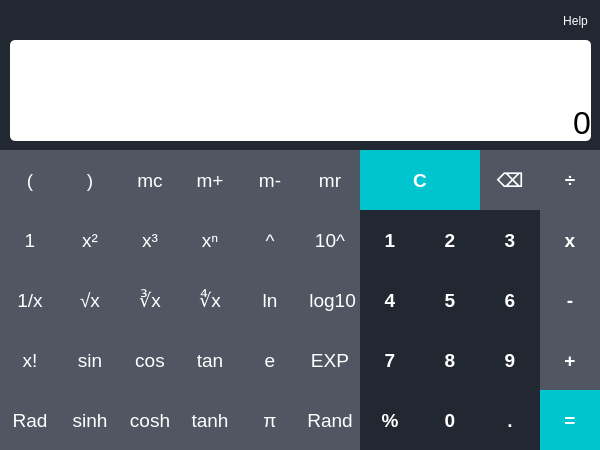
<?xml version="1.0" encoding="UTF-8"?>
<ui version="4.0">
 <class>Dialog</class>
 <widget class="QDialog" name="Dialog">
  <property name="geometry">
   <rect>
    <x>0</x>
    <y>0</y>
    <width>600</width>
    <height>450</height>
   </rect>
  </property>
  <property name="windowTitle">
   <string>Dialog</string>
  </property>
  <property name="styleSheet">
   <string notr="true">background-color:rgb(34, 40, 49);


</string>
  </property>
  <widget class="QPushButton" name="button_help">
   <property name="geometry">
    <rect>
     <x>550</x>
     <y>10</y>
     <width>51</width>
     <height>21</height>
    </rect>
   </property>
   <property name="styleSheet">
    <string notr="true">QPushButton{
color:rgb(255,255,255);
border-style:none
}

QPushButton:hover{
color:rgb(0,0,0);
background-color:rgb(149, 153, 160);
border-radius: 25px;

}</string>
   </property>
   <property name="text">
    <string>Help</string>
   </property>
  </widget>
  <widget class="QLabel" name="label">
   <property name="geometry">
    <rect>
     <x>10</x>
     <y>40</y>
     <width>581</width>
     <height>101</height>
    </rect>
   </property>
   <property name="font">
    <font>
     <family>Microsoft YaHei UI</family>
     <pointsize>24</pointsize>
    </font>
   </property>
   <property name="styleSheet">
    <string notr="true">background-color:rgb(255, 255, 255);
border-radius: 5px;</string>
   </property>
   <property name="text">
    <string>0</string>
   </property>
   <property name="alignment">
    <set>Qt::AlignBottom|Qt::AlignRight|Qt::AlignTrailing</set>
   </property>
  </widget>
  <widget class="QPushButton" name="button_number_one">
   <property name="geometry">
    <rect>
     <x>360</x>
     <y>210</y>
     <width>60</width>
     <height>60</height>
    </rect>
   </property>
   <property name="font">
    <font>
     <family>Microsoft YaHei UI</family>
     <pointsize>14</pointsize>
     <weight>75</weight>
     <bold>true</bold>
    </font>
   </property>
   <property name="styleSheet">
    <string notr="true">QPushButton{
color:rgb(255,255,255);
border-style:none
}

QPushButton:pressed{
color:rgb(0,0,0);
background-color:rgb(149, 153, 160);
}</string>
   </property>
   <property name="text">
    <string>1</string>
   </property>
  </widget>
  <widget class="QPushButton" name="button_logo">
   <property name="geometry">
    <rect>
     <x>10</x>
     <y>10</y>
     <width>31</width>
     <height>21</height>
    </rect>
   </property>
   <property name="styleSheet">
    <string notr="true">
QPushButton{
color:rgb(255,255,255);
border-style:none;
background-image:url(:/Logo/calculator_logo.png);
}

QPushButton:hover{
color:rgb(0,0,0);
background-color:rgb(141, 191, 41);
border-radius: 25px;

}</string>
   </property>
   <property name="text">
    <string/>
   </property>
  </widget>
  <widget class="QPushButton" name="button_number_one_2">
   <property name="geometry">
    <rect>
     <x>0</x>
     <y>150</y>
     <width>60</width>
     <height>60</height>
    </rect>
   </property>
   <property name="font">
    <font>
     <family>Microsoft YaHei UI</family>
     <pointsize>14</pointsize>
     <weight>50</weight>
     <bold>false</bold>
    </font>
   </property>
   <property name="styleSheet">
    <string notr="true">QPushButton{
color:rgb(255,255,255);
background-color:rgb(80, 87, 99);
border-style:none
}

QPushButton:pressed{
color:rgb(0,0,0);
background-color:rgb(149, 153, 160);
}</string>
   </property>
   <property name="text">
    <string>(</string>
   </property>
  </widget>
  <widget class="QPushButton" name="button_number_one_3">
   <property name="geometry">
    <rect>
     <x>60</x>
     <y>150</y>
     <width>60</width>
     <height>60</height>
    </rect>
   </property>
   <property name="font">
    <font>
     <family>Microsoft YaHei UI</family>
     <pointsize>14</pointsize>
     <weight>50</weight>
     <bold>false</bold>
    </font>
   </property>
   <property name="styleSheet">
    <string notr="true">QPushButton{
color:rgb(255,255,255);
background-color:rgb(80, 87, 99);
border-style:none
}

QPushButton:pressed{
color:rgb(0,0,0);
background-color:rgb(149, 153, 160);
}</string>
   </property>
   <property name="text">
    <string>)</string>
   </property>
  </widget>
  <widget class="QPushButton" name="button_number_one_4">
   <property name="geometry">
    <rect>
     <x>120</x>
     <y>150</y>
     <width>60</width>
     <height>60</height>
    </rect>
   </property>
   <property name="font">
    <font>
     <family>Microsoft YaHei UI</family>
     <pointsize>14</pointsize>
     <weight>50</weight>
     <bold>false</bold>
    </font>
   </property>
   <property name="styleSheet">
    <string notr="true">QPushButton{
color:rgb(255,255,255);
background-color:rgb(80, 87, 99);
border-style:none
}

QPushButton:pressed{
color:rgb(0,0,0);
background-color:rgb(149, 153, 160);
}</string>
   </property>
   <property name="text">
    <string>mc</string>
   </property>
  </widget>
  <widget class="QPushButton" name="button_number_one_5">
   <property name="geometry">
    <rect>
     <x>180</x>
     <y>150</y>
     <width>60</width>
     <height>60</height>
    </rect>
   </property>
   <property name="font">
    <font>
     <family>Microsoft YaHei UI</family>
     <pointsize>14</pointsize>
     <weight>50</weight>
     <bold>false</bold>
    </font>
   </property>
   <property name="styleSheet">
    <string notr="true">QPushButton{
color:rgb(255,255,255);
background-color:rgb(80, 87, 99);
border-style:none
}

QPushButton:pressed{
color:rgb(0,0,0);
background-color:rgb(149, 153, 160);
}</string>
   </property>
   <property name="text">
    <string>m+</string>
   </property>
  </widget>
  <widget class="QPushButton" name="button_number_one_6">
   <property name="geometry">
    <rect>
     <x>240</x>
     <y>150</y>
     <width>60</width>
     <height>60</height>
    </rect>
   </property>
   <property name="font">
    <font>
     <family>Microsoft YaHei UI</family>
     <pointsize>14</pointsize>
     <weight>50</weight>
     <bold>false</bold>
    </font>
   </property>
   <property name="styleSheet">
    <string notr="true">QPushButton{
color:rgb(255,255,255);
background-color:rgb(80, 87, 99);
border-style:none
}

QPushButton:pressed{
color:rgb(0,0,0);
background-color:rgb(149, 153, 160);
}</string>
   </property>
   <property name="text">
    <string>m-</string>
   </property>
  </widget>
  <widget class="QPushButton" name="button_number_one_8">
   <property name="geometry">
    <rect>
     <x>300</x>
     <y>150</y>
     <width>60</width>
     <height>60</height>
    </rect>
   </property>
   <property name="font">
    <font>
     <family>Microsoft YaHei UI</family>
     <pointsize>14</pointsize>
     <weight>50</weight>
     <bold>false</bold>
    </font>
   </property>
   <property name="styleSheet">
    <string notr="true">QPushButton{
color:rgb(255,255,255);
background-color:rgb(80, 87, 99);
border-style:none
}

QPushButton:pressed{
color:rgb(0,0,0);
background-color:rgb(149, 153, 160);
}</string>
   </property>
   <property name="text">
    <string>mr</string>
   </property>
  </widget>
  <widget class="QPushButton" name="button_number_one_9">
   <property name="geometry">
    <rect>
     <x>540</x>
     <y>150</y>
     <width>60</width>
     <height>60</height>
    </rect>
   </property>
   <property name="font">
    <font>
     <family>Microsoft YaHei UI</family>
     <pointsize>14</pointsize>
     <weight>75</weight>
     <bold>true</bold>
    </font>
   </property>
   <property name="styleSheet">
    <string notr="true">QPushButton{
color:rgb(255,255,255);
background-color:rgb(80, 87, 99);
border-style:none
}

QPushButton:pressed{
color:rgb(0,0,0);
background-color:rgb(149, 153, 160);
}</string>
   </property>
   <property name="text">
    <string>÷</string>
   </property>
  </widget>
  <widget class="QPushButton" name="button_number_one_10">
   <property name="geometry">
    <rect>
     <x>360</x>
     <y>150</y>
     <width>120</width>
     <height>60</height>
    </rect>
   </property>
   <property name="font">
    <font>
     <family>Microsoft YaHei UI</family>
     <pointsize>14</pointsize>
     <weight>75</weight>
     <bold>true</bold>
    </font>
   </property>
   <property name="styleSheet">
    <string notr="true">QPushButton{
color:rgb(255,255,255);
background-color:rgb(0, 196, 206);
border-style:none
}

QPushButton:pressed{
color:rgb(0,0,0);
background-color:rgb(107, 233, 239);
}</string>
   </property>
   <property name="text">
    <string>C</string>
   </property>
  </widget>
  <widget class="QPushButton" name="button_number_one_11">
   <property name="geometry">
    <rect>
     <x>480</x>
     <y>150</y>
     <width>60</width>
     <height>60</height>
    </rect>
   </property>
   <property name="font">
    <font>
     <family>Microsoft YaHei UI</family>
     <pointsize>14</pointsize>
     <weight>75</weight>
     <bold>true</bold>
    </font>
   </property>
   <property name="styleSheet">
    <string notr="true">QPushButton{
color:rgb(255,255,255);
background-color:rgb(80, 87, 99);
border-style:none
}

QPushButton:pressed{
color:rgb(0,0,0);
background-color:rgb(149, 153, 160);
}</string>
   </property>
   <property name="text">
    <string>⌫</string>
   </property>
  </widget>
  <widget class="QPushButton" name="button_number_one_12">
   <property name="geometry">
    <rect>
     <x>120</x>
     <y>210</y>
     <width>60</width>
     <height>60</height>
    </rect>
   </property>
   <property name="font">
    <font>
     <family>Microsoft YaHei UI</family>
     <pointsize>14</pointsize>
     <weight>50</weight>
     <bold>false</bold>
    </font>
   </property>
   <property name="styleSheet">
    <string notr="true">QPushButton{
color:rgb(255,255,255);
background-color:rgb(80, 87, 99);
border-style:none
}

QPushButton:pressed{
color:rgb(0,0,0);
background-color:rgb(149, 153, 160);
}</string>
   </property>
   <property name="text">
    <string>x³</string>
   </property>
  </widget>
  <widget class="QPushButton" name="button_number_one_13">
   <property name="geometry">
    <rect>
     <x>0</x>
     <y>210</y>
     <width>60</width>
     <height>60</height>
    </rect>
   </property>
   <property name="font">
    <font>
     <family>Microsoft YaHei UI</family>
     <pointsize>14</pointsize>
     <weight>50</weight>
     <bold>false</bold>
    </font>
   </property>
   <property name="styleSheet">
    <string notr="true">QPushButton{
color:rgb(255,255,255);
background-color:rgb(80, 87, 99);
border-style:none
}

QPushButton:pressed{
color:rgb(0,0,0);
background-color:rgb(149, 153, 160);
}</string>
   </property>
   <property name="text">
    <string>1</string>
   </property>
  </widget>
  <widget class="QPushButton" name="button_number_one_14">
   <property name="geometry">
    <rect>
     <x>240</x>
     <y>210</y>
     <width>60</width>
     <height>60</height>
    </rect>
   </property>
   <property name="font">
    <font>
     <family>Microsoft YaHei UI</family>
     <pointsize>14</pointsize>
     <weight>50</weight>
     <bold>false</bold>
    </font>
   </property>
   <property name="styleSheet">
    <string notr="true">QPushButton{
color:rgb(255,255,255);
background-color:rgb(80, 87, 99);
border-style:none
}

QPushButton:pressed{
color:rgb(0,0,0);
background-color:rgb(149, 153, 160);
}</string>
   </property>
   <property name="text">
    <string>^</string>
   </property>
  </widget>
  <widget class="QPushButton" name="button_number_one_15">
   <property name="geometry">
    <rect>
     <x>300</x>
     <y>210</y>
     <width>60</width>
     <height>60</height>
    </rect>
   </property>
   <property name="font">
    <font>
     <family>Microsoft YaHei UI</family>
     <pointsize>14</pointsize>
     <weight>50</weight>
     <bold>false</bold>
    </font>
   </property>
   <property name="styleSheet">
    <string notr="true">QPushButton{
color:rgb(255,255,255);
background-color:rgb(80, 87, 99);
border-style:none
}

QPushButton:pressed{
color:rgb(0,0,0);
background-color:rgb(149, 153, 160);
}</string>
   </property>
   <property name="text">
    <string>10^</string>
   </property>
  </widget>
  <widget class="QPushButton" name="button_number_one_16">
   <property name="geometry">
    <rect>
     <x>60</x>
     <y>210</y>
     <width>60</width>
     <height>60</height>
    </rect>
   </property>
   <property name="font">
    <font>
     <family>Microsoft YaHei UI</family>
     <pointsize>14</pointsize>
     <weight>50</weight>
     <bold>false</bold>
    </font>
   </property>
   <property name="styleSheet">
    <string notr="true">QPushButton{
color:rgb(255,255,255);
background-color:rgb(80, 87, 99);
border-style:none
}

QPushButton:pressed{
color:rgb(0,0,0);
background-color:rgb(149, 153, 160);
}</string>
   </property>
   <property name="text">
    <string>x²</string>
   </property>
  </widget>
  <widget class="QPushButton" name="button_number_one_17">
   <property name="geometry">
    <rect>
     <x>180</x>
     <y>210</y>
     <width>60</width>
     <height>60</height>
    </rect>
   </property>
   <property name="font">
    <font>
     <family>Microsoft YaHei UI</family>
     <pointsize>14</pointsize>
     <weight>50</weight>
     <bold>false</bold>
    </font>
   </property>
   <property name="styleSheet">
    <string notr="true">QPushButton{
color:rgb(255,255,255);
background-color:rgb(80, 87, 99);
border-style:none
}

QPushButton:pressed{
color:rgb(0,0,0);
background-color:rgb(149, 153, 160);
}</string>
   </property>
   <property name="text">
    <string>xⁿ</string>
   </property>
  </widget>
  <widget class="QPushButton" name="button_number_one_18">
   <property name="geometry">
    <rect>
     <x>120</x>
     <y>270</y>
     <width>60</width>
     <height>60</height>
    </rect>
   </property>
   <property name="font">
    <font>
     <family>Microsoft YaHei UI</family>
     <pointsize>14</pointsize>
     <weight>50</weight>
     <bold>false</bold>
    </font>
   </property>
   <property name="styleSheet">
    <string notr="true">QPushButton{
color:rgb(255,255,255);
background-color:rgb(80, 87, 99);
border-style:none
}

QPushButton:pressed{
color:rgb(0,0,0);
background-color:rgb(149, 153, 160);
}</string>
   </property>
   <property name="text">
    <string>∛x</string>
   </property>
  </widget>
  <widget class="QPushButton" name="button_number_one_19">
   <property name="geometry">
    <rect>
     <x>0</x>
     <y>270</y>
     <width>60</width>
     <height>60</height>
    </rect>
   </property>
   <property name="font">
    <font>
     <family>Microsoft YaHei UI</family>
     <pointsize>14</pointsize>
     <weight>50</weight>
     <bold>false</bold>
    </font>
   </property>
   <property name="styleSheet">
    <string notr="true">QPushButton{
color:rgb(255,255,255);
background-color:rgb(80, 87, 99);
border-style:none
}

QPushButton:pressed{
color:rgb(0,0,0);
background-color:rgb(149, 153, 160);
}</string>
   </property>
   <property name="text">
    <string>1/x</string>
   </property>
  </widget>
  <widget class="QPushButton" name="button_number_one_20">
   <property name="geometry">
    <rect>
     <x>240</x>
     <y>270</y>
     <width>60</width>
     <height>60</height>
    </rect>
   </property>
   <property name="font">
    <font>
     <family>Microsoft YaHei UI</family>
     <pointsize>14</pointsize>
     <weight>50</weight>
     <bold>false</bold>
    </font>
   </property>
   <property name="styleSheet">
    <string notr="true">QPushButton{
color:rgb(255,255,255);
background-color:rgb(80, 87, 99);
border-style:none
}

QPushButton:pressed{
color:rgb(0,0,0);
background-color:rgb(149, 153, 160);
}</string>
   </property>
   <property name="text">
    <string>ln</string>
   </property>
  </widget>
  <widget class="QPushButton" name="button_number_one_21">
   <property name="geometry">
    <rect>
     <x>300</x>
     <y>270</y>
     <width>60</width>
     <height>60</height>
    </rect>
   </property>
   <property name="font">
    <font>
     <family>Microsoft YaHei UI</family>
     <pointsize>14</pointsize>
     <weight>50</weight>
     <bold>false</bold>
    </font>
   </property>
   <property name="styleSheet">
    <string notr="true">QPushButton{
color:rgb(255,255,255);
background-color:rgb(80, 87, 99);
border-style:none
}

QPushButton:pressed{
color:rgb(0,0,0);
background-color:rgb(149, 153, 160);
}</string>
   </property>
   <property name="text">
    <string> log10</string>
   </property>
  </widget>
  <widget class="QPushButton" name="button_number_one_22">
   <property name="geometry">
    <rect>
     <x>60</x>
     <y>270</y>
     <width>60</width>
     <height>60</height>
    </rect>
   </property>
   <property name="font">
    <font>
     <family>Microsoft YaHei UI</family>
     <pointsize>14</pointsize>
     <weight>50</weight>
     <bold>false</bold>
    </font>
   </property>
   <property name="styleSheet">
    <string notr="true">QPushButton{
color:rgb(255,255,255);
background-color:rgb(80, 87, 99);
border-style:none
}

QPushButton:pressed{
color:rgb(0,0,0);
background-color:rgb(149, 153, 160);
}</string>
   </property>
   <property name="text">
    <string>√x</string>
   </property>
  </widget>
  <widget class="QPushButton" name="button_number_one_23">
   <property name="geometry">
    <rect>
     <x>180</x>
     <y>270</y>
     <width>60</width>
     <height>60</height>
    </rect>
   </property>
   <property name="font">
    <font>
     <family>Microsoft YaHei UI</family>
     <pointsize>14</pointsize>
     <weight>50</weight>
     <bold>false</bold>
    </font>
   </property>
   <property name="styleSheet">
    <string notr="true">QPushButton{
color:rgb(255,255,255);
background-color:rgb(80, 87, 99);
border-style:none
}

QPushButton:pressed{
color:rgb(0,0,0);
background-color:rgb(149, 153, 160);
}</string>
   </property>
   <property name="text">
    <string>∜x</string>
   </property>
  </widget>
  <widget class="QPushButton" name="button_number_one_24">
   <property name="geometry">
    <rect>
     <x>120</x>
     <y>330</y>
     <width>60</width>
     <height>60</height>
    </rect>
   </property>
   <property name="font">
    <font>
     <family>Microsoft YaHei UI</family>
     <pointsize>14</pointsize>
     <weight>50</weight>
     <bold>false</bold>
    </font>
   </property>
   <property name="styleSheet">
    <string notr="true">QPushButton{
color:rgb(255,255,255);
background-color:rgb(80, 87, 99);
border-style:none
}

QPushButton:pressed{
color:rgb(0,0,0);
background-color:rgb(149, 153, 160);
}</string>
   </property>
   <property name="text">
    <string>cos</string>
   </property>
  </widget>
  <widget class="QPushButton" name="button_number_one_25">
   <property name="geometry">
    <rect>
     <x>0</x>
     <y>330</y>
     <width>60</width>
     <height>60</height>
    </rect>
   </property>
   <property name="font">
    <font>
     <family>Microsoft YaHei UI</family>
     <pointsize>14</pointsize>
     <weight>50</weight>
     <bold>false</bold>
    </font>
   </property>
   <property name="styleSheet">
    <string notr="true">QPushButton{
color:rgb(255,255,255);
background-color:rgb(80, 87, 99);
border-style:none
}

QPushButton:pressed{
color:rgb(0,0,0);
background-color:rgb(149, 153, 160);
}</string>
   </property>
   <property name="text">
    <string>x!</string>
   </property>
  </widget>
  <widget class="QPushButton" name="button_number_one_26">
   <property name="geometry">
    <rect>
     <x>240</x>
     <y>330</y>
     <width>60</width>
     <height>60</height>
    </rect>
   </property>
   <property name="font">
    <font>
     <family>Microsoft YaHei UI</family>
     <pointsize>14</pointsize>
     <weight>50</weight>
     <bold>false</bold>
    </font>
   </property>
   <property name="styleSheet">
    <string notr="true">QPushButton{
color:rgb(255,255,255);
background-color:rgb(80, 87, 99);
border-style:none
}

QPushButton:pressed{
color:rgb(0,0,0);
background-color:rgb(149, 153, 160);
}</string>
   </property>
   <property name="text">
    <string>e</string>
   </property>
  </widget>
  <widget class="QPushButton" name="button_number_one_27">
   <property name="geometry">
    <rect>
     <x>300</x>
     <y>330</y>
     <width>60</width>
     <height>60</height>
    </rect>
   </property>
   <property name="font">
    <font>
     <family>Microsoft YaHei UI</family>
     <pointsize>14</pointsize>
     <weight>50</weight>
     <bold>false</bold>
    </font>
   </property>
   <property name="styleSheet">
    <string notr="true">QPushButton{
color:rgb(255,255,255);
background-color:rgb(80, 87, 99);
border-style:none
}

QPushButton:pressed{
color:rgb(0,0,0);
background-color:rgb(149, 153, 160);
}</string>
   </property>
   <property name="text">
    <string>EXP</string>
   </property>
  </widget>
  <widget class="QPushButton" name="button_number_one_28">
   <property name="geometry">
    <rect>
     <x>60</x>
     <y>330</y>
     <width>60</width>
     <height>60</height>
    </rect>
   </property>
   <property name="font">
    <font>
     <family>Microsoft YaHei UI</family>
     <pointsize>14</pointsize>
     <weight>50</weight>
     <bold>false</bold>
    </font>
   </property>
   <property name="styleSheet">
    <string notr="true">QPushButton{
color:rgb(255,255,255);
background-color:rgb(80, 87, 99);
border-style:none
}

QPushButton:pressed{
color:rgb(0,0,0);
background-color:rgb(149, 153, 160);
}</string>
   </property>
   <property name="text">
    <string>sin</string>
   </property>
  </widget>
  <widget class="QPushButton" name="button_number_one_29">
   <property name="geometry">
    <rect>
     <x>180</x>
     <y>330</y>
     <width>60</width>
     <height>60</height>
    </rect>
   </property>
   <property name="font">
    <font>
     <family>Microsoft YaHei UI</family>
     <pointsize>14</pointsize>
     <weight>50</weight>
     <bold>false</bold>
    </font>
   </property>
   <property name="styleSheet">
    <string notr="true">QPushButton{
color:rgb(255,255,255);
background-color:rgb(80, 87, 99);
border-style:none
}

QPushButton:pressed{
color:rgb(0,0,0);
background-color:rgb(149, 153, 160);
}</string>
   </property>
   <property name="text">
    <string>tan</string>
   </property>
  </widget>
  <widget class="QPushButton" name="button_number_one_30">
   <property name="geometry">
    <rect>
     <x>120</x>
     <y>390</y>
     <width>60</width>
     <height>60</height>
    </rect>
   </property>
   <property name="font">
    <font>
     <family>Microsoft YaHei UI</family>
     <pointsize>14</pointsize>
     <weight>50</weight>
     <bold>false</bold>
    </font>
   </property>
   <property name="styleSheet">
    <string notr="true">QPushButton{
color:rgb(255,255,255);
background-color:rgb(80, 87, 99);
border-style:none
}

QPushButton:pressed{
color:rgb(0,0,0);
background-color:rgb(149, 153, 160);
}</string>
   </property>
   <property name="text">
    <string>cosh</string>
   </property>
  </widget>
  <widget class="QPushButton" name="button_number_one_31">
   <property name="geometry">
    <rect>
     <x>0</x>
     <y>390</y>
     <width>60</width>
     <height>60</height>
    </rect>
   </property>
   <property name="font">
    <font>
     <family>Microsoft YaHei UI</family>
     <pointsize>14</pointsize>
     <weight>50</weight>
     <bold>false</bold>
    </font>
   </property>
   <property name="styleSheet">
    <string notr="true">QPushButton{
color:rgb(255,255,255);
background-color:rgb(80, 87, 99);
border-style:none
}

QPushButton:pressed{
color:rgb(0,0,0);
background-color:rgb(149, 153, 160);
}</string>
   </property>
   <property name="text">
    <string>Rad</string>
   </property>
  </widget>
  <widget class="QPushButton" name="button_number_one_32">
   <property name="geometry">
    <rect>
     <x>240</x>
     <y>390</y>
     <width>60</width>
     <height>60</height>
    </rect>
   </property>
   <property name="font">
    <font>
     <family>Microsoft YaHei UI</family>
     <pointsize>14</pointsize>
     <weight>50</weight>
     <bold>false</bold>
    </font>
   </property>
   <property name="styleSheet">
    <string notr="true">QPushButton{
color:rgb(255,255,255);
background-color:rgb(80, 87, 99);
border-style:none
}

QPushButton:pressed{
color:rgb(0,0,0);
background-color:rgb(149, 153, 160);
}</string>
   </property>
   <property name="text">
    <string>π</string>
   </property>
  </widget>
  <widget class="QPushButton" name="button_number_one_33">
   <property name="geometry">
    <rect>
     <x>300</x>
     <y>390</y>
     <width>60</width>
     <height>60</height>
    </rect>
   </property>
   <property name="font">
    <font>
     <family>Microsoft YaHei UI</family>
     <pointsize>14</pointsize>
     <weight>50</weight>
     <bold>false</bold>
    </font>
   </property>
   <property name="styleSheet">
    <string notr="true">QPushButton{
color:rgb(255,255,255);
background-color:rgb(80, 87, 99);
border-style:none
}

QPushButton:pressed{
color:rgb(0,0,0);
background-color:rgb(149, 153, 160);
}</string>
   </property>
   <property name="text">
    <string>Rand</string>
   </property>
  </widget>
  <widget class="QPushButton" name="button_number_one_34">
   <property name="geometry">
    <rect>
     <x>60</x>
     <y>390</y>
     <width>60</width>
     <height>60</height>
    </rect>
   </property>
   <property name="font">
    <font>
     <family>Microsoft YaHei UI</family>
     <pointsize>14</pointsize>
     <weight>50</weight>
     <bold>false</bold>
    </font>
   </property>
   <property name="styleSheet">
    <string notr="true">QPushButton{
color:rgb(255,255,255);
background-color:rgb(80, 87, 99);
border-style:none
}

QPushButton:pressed{
color:rgb(0,0,0);
background-color:rgb(149, 153, 160);
}</string>
   </property>
   <property name="text">
    <string>sinh</string>
   </property>
  </widget>
  <widget class="QPushButton" name="button_number_one_35">
   <property name="geometry">
    <rect>
     <x>180</x>
     <y>390</y>
     <width>60</width>
     <height>60</height>
    </rect>
   </property>
   <property name="font">
    <font>
     <family>Microsoft YaHei UI</family>
     <pointsize>14</pointsize>
     <weight>50</weight>
     <bold>false</bold>
    </font>
   </property>
   <property name="styleSheet">
    <string notr="true">QPushButton{
color:rgb(255,255,255);
background-color:rgb(80, 87, 99);
border-style:none
}

QPushButton:pressed{
color:rgb(0,0,0);
background-color:rgb(149, 153, 160);
}</string>
   </property>
   <property name="text">
    <string>tanh</string>
   </property>
  </widget>
  <widget class="QPushButton" name="button_number_one_36">
   <property name="geometry">
    <rect>
     <x>420</x>
     <y>210</y>
     <width>60</width>
     <height>60</height>
    </rect>
   </property>
   <property name="font">
    <font>
     <family>Microsoft YaHei UI</family>
     <pointsize>14</pointsize>
     <weight>75</weight>
     <bold>true</bold>
    </font>
   </property>
   <property name="styleSheet">
    <string notr="true">QPushButton{
color:rgb(255,255,255);
border-style:none
}

QPushButton:pressed{
color:rgb(0,0,0);
background-color:rgb(149, 153, 160);
}</string>
   </property>
   <property name="text">
    <string>2</string>
   </property>
  </widget>
  <widget class="QPushButton" name="button_number_one_37">
   <property name="geometry">
    <rect>
     <x>480</x>
     <y>210</y>
     <width>60</width>
     <height>60</height>
    </rect>
   </property>
   <property name="font">
    <font>
     <family>Microsoft YaHei UI</family>
     <pointsize>14</pointsize>
     <weight>75</weight>
     <bold>true</bold>
    </font>
   </property>
   <property name="styleSheet">
    <string notr="true">QPushButton{
color:rgb(255,255,255);
border-style:none
}

QPushButton:pressed{
color:rgb(0,0,0);
background-color:rgb(149, 153, 160);
}</string>
   </property>
   <property name="text">
    <string>3</string>
   </property>
  </widget>
  <widget class="QPushButton" name="button_number_one_38">
   <property name="geometry">
    <rect>
     <x>420</x>
     <y>270</y>
     <width>60</width>
     <height>60</height>
    </rect>
   </property>
   <property name="font">
    <font>
     <family>Microsoft YaHei UI</family>
     <pointsize>14</pointsize>
     <weight>75</weight>
     <bold>true</bold>
    </font>
   </property>
   <property name="styleSheet">
    <string notr="true">QPushButton{
color:rgb(255,255,255);
border-style:none
}

QPushButton:pressed{
color:rgb(0,0,0);
background-color:rgb(149, 153, 160);
}</string>
   </property>
   <property name="text">
    <string>5</string>
   </property>
  </widget>
  <widget class="QPushButton" name="button_number_one_39">
   <property name="geometry">
    <rect>
     <x>360</x>
     <y>270</y>
     <width>60</width>
     <height>60</height>
    </rect>
   </property>
   <property name="font">
    <font>
     <family>Microsoft YaHei UI</family>
     <pointsize>14</pointsize>
     <weight>75</weight>
     <bold>true</bold>
    </font>
   </property>
   <property name="styleSheet">
    <string notr="true">QPushButton{
color:rgb(255,255,255);
border-style:none
}

QPushButton:pressed{
color:rgb(0,0,0);
background-color:rgb(149, 153, 160);
}</string>
   </property>
   <property name="text">
    <string>4</string>
   </property>
  </widget>
  <widget class="QPushButton" name="button_number_one_40">
   <property name="geometry">
    <rect>
     <x>480</x>
     <y>270</y>
     <width>60</width>
     <height>60</height>
    </rect>
   </property>
   <property name="font">
    <font>
     <family>Microsoft YaHei UI</family>
     <pointsize>14</pointsize>
     <weight>75</weight>
     <bold>true</bold>
    </font>
   </property>
   <property name="styleSheet">
    <string notr="true">QPushButton{
color:rgb(255,255,255);
border-style:none
}

QPushButton:pressed{
color:rgb(0,0,0);
background-color:rgb(149, 153, 160);
}</string>
   </property>
   <property name="text">
    <string>6</string>
   </property>
  </widget>
  <widget class="QPushButton" name="button_number_one_41">
   <property name="geometry">
    <rect>
     <x>420</x>
     <y>330</y>
     <width>60</width>
     <height>60</height>
    </rect>
   </property>
   <property name="font">
    <font>
     <family>Microsoft YaHei UI</family>
     <pointsize>14</pointsize>
     <weight>75</weight>
     <bold>true</bold>
    </font>
   </property>
   <property name="styleSheet">
    <string notr="true">QPushButton{
color:rgb(255,255,255);
border-style:none
}

QPushButton:pressed{
color:rgb(0,0,0);
background-color:rgb(149, 153, 160);
}</string>
   </property>
   <property name="text">
    <string>8</string>
   </property>
  </widget>
  <widget class="QPushButton" name="button_number_one_42">
   <property name="geometry">
    <rect>
     <x>360</x>
     <y>330</y>
     <width>60</width>
     <height>60</height>
    </rect>
   </property>
   <property name="font">
    <font>
     <family>Microsoft YaHei UI</family>
     <pointsize>14</pointsize>
     <weight>75</weight>
     <bold>true</bold>
    </font>
   </property>
   <property name="styleSheet">
    <string notr="true">QPushButton{
color:rgb(255,255,255);
border-style:none
}

QPushButton:pressed{
color:rgb(0,0,0);
background-color:rgb(149, 153, 160);
}</string>
   </property>
   <property name="text">
    <string>7</string>
   </property>
  </widget>
  <widget class="QPushButton" name="button_number_one_43">
   <property name="geometry">
    <rect>
     <x>480</x>
     <y>330</y>
     <width>60</width>
     <height>60</height>
    </rect>
   </property>
   <property name="font">
    <font>
     <family>Microsoft YaHei UI</family>
     <pointsize>14</pointsize>
     <weight>75</weight>
     <bold>true</bold>
    </font>
   </property>
   <property name="styleSheet">
    <string notr="true">QPushButton{
color:rgb(255,255,255);
border-style:none
}

QPushButton:pressed{
color:rgb(0,0,0);
background-color:rgb(149, 153, 160);
}</string>
   </property>
   <property name="text">
    <string>9</string>
   </property>
  </widget>
  <widget class="QPushButton" name="button_number_one_44">
   <property name="geometry">
    <rect>
     <x>420</x>
     <y>390</y>
     <width>60</width>
     <height>60</height>
    </rect>
   </property>
   <property name="font">
    <font>
     <family>Microsoft YaHei UI</family>
     <pointsize>14</pointsize>
     <weight>75</weight>
     <bold>true</bold>
    </font>
   </property>
   <property name="styleSheet">
    <string notr="true">QPushButton{
color:rgb(255,255,255);
border-style:none
}

QPushButton:pressed{
color:rgb(0,0,0);
background-color:rgb(149, 153, 160);
}</string>
   </property>
   <property name="text">
    <string>0</string>
   </property>
  </widget>
  <widget class="QPushButton" name="button_number_one_45">
   <property name="geometry">
    <rect>
     <x>360</x>
     <y>390</y>
     <width>60</width>
     <height>60</height>
    </rect>
   </property>
   <property name="font">
    <font>
     <family>Microsoft YaHei UI</family>
     <pointsize>14</pointsize>
     <weight>75</weight>
     <bold>true</bold>
    </font>
   </property>
   <property name="styleSheet">
    <string notr="true">QPushButton{
color:rgb(255,255,255);
border-style:none
}

QPushButton:pressed{
color:rgb(0,0,0);
background-color:rgb(149, 153, 160);
}</string>
   </property>
   <property name="text">
    <string>%</string>
   </property>
  </widget>
  <widget class="QPushButton" name="button_number_one_46">
   <property name="geometry">
    <rect>
     <x>480</x>
     <y>390</y>
     <width>60</width>
     <height>60</height>
    </rect>
   </property>
   <property name="font">
    <font>
     <family>Microsoft YaHei UI</family>
     <pointsize>14</pointsize>
     <weight>75</weight>
     <bold>true</bold>
    </font>
   </property>
   <property name="styleSheet">
    <string notr="true">QPushButton{
color:rgb(255,255,255);
border-style:none
}

QPushButton:pressed{
color:rgb(0,0,0);
background-color:rgb(149, 153, 160);
}</string>
   </property>
   <property name="text">
    <string>.</string>
   </property>
  </widget>
  <widget class="QPushButton" name="button_number_one_47">
   <property name="geometry">
    <rect>
     <x>540</x>
     <y>210</y>
     <width>60</width>
     <height>60</height>
    </rect>
   </property>
   <property name="font">
    <font>
     <family>Microsoft YaHei UI</family>
     <pointsize>14</pointsize>
     <weight>75</weight>
     <bold>true</bold>
    </font>
   </property>
   <property name="styleSheet">
    <string notr="true">QPushButton{
color:rgb(255,255,255);
background-color:rgb(80, 87, 99);
border-style:none
}

QPushButton:pressed{
color:rgb(0,0,0);
background-color:rgb(149, 153, 160);
}</string>
   </property>
   <property name="text">
    <string>x</string>
   </property>
  </widget>
  <widget class="QPushButton" name="button_number_one_48">
   <property name="geometry">
    <rect>
     <x>540</x>
     <y>270</y>
     <width>60</width>
     <height>60</height>
    </rect>
   </property>
   <property name="font">
    <font>
     <family>Microsoft YaHei UI</family>
     <pointsize>14</pointsize>
     <weight>75</weight>
     <bold>true</bold>
    </font>
   </property>
   <property name="styleSheet">
    <string notr="true">QPushButton{
color:rgb(255,255,255);
background-color:rgb(80, 87, 99);
border-style:none
}

QPushButton:pressed{
color:rgb(0,0,0);
background-color:rgb(149, 153, 160);
}</string>
   </property>
   <property name="text">
    <string>-</string>
   </property>
  </widget>
  <widget class="QPushButton" name="button_number_one_49">
   <property name="geometry">
    <rect>
     <x>540</x>
     <y>330</y>
     <width>60</width>
     <height>60</height>
    </rect>
   </property>
   <property name="font">
    <font>
     <family>Microsoft YaHei UI</family>
     <pointsize>14</pointsize>
     <weight>75</weight>
     <bold>true</bold>
    </font>
   </property>
   <property name="styleSheet">
    <string notr="true">QPushButton{
color:rgb(255,255,255);
background-color:rgb(80, 87, 99);
border-style:none
}

QPushButton:pressed{
color:rgb(0,0,0);
background-color:rgb(149, 153, 160);
}</string>
   </property>
   <property name="text">
    <string>+</string>
   </property>
  </widget>
  <widget class="QPushButton" name="button_number_one_50">
   <property name="geometry">
    <rect>
     <x>540</x>
     <y>390</y>
     <width>60</width>
     <height>60</height>
    </rect>
   </property>
   <property name="font">
    <font>
     <family>Microsoft YaHei UI</family>
     <pointsize>14</pointsize>
     <weight>75</weight>
     <bold>true</bold>
    </font>
   </property>
   <property name="styleSheet">
    <string notr="true">QPushButton{
color:rgb(255,255,255);
background-color:rgb(0, 196, 206);
border-style:none
}

QPushButton:pressed{
color:rgb(0,0,0);
background-color:rgb(107, 233, 239);
}</string>
   </property>
   <property name="text">
    <string>=</string>
   </property>
  </widget>
 </widget>
 <resources/>
 <connections/>
</ui>
